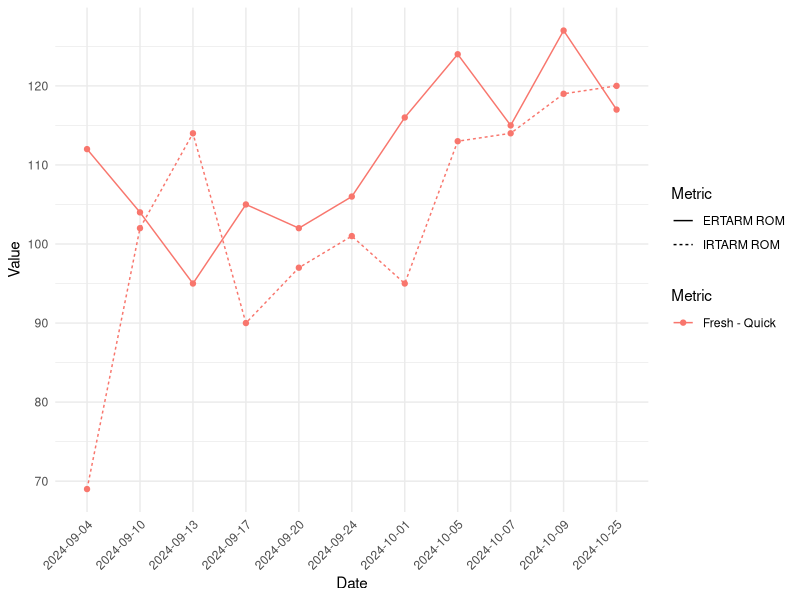
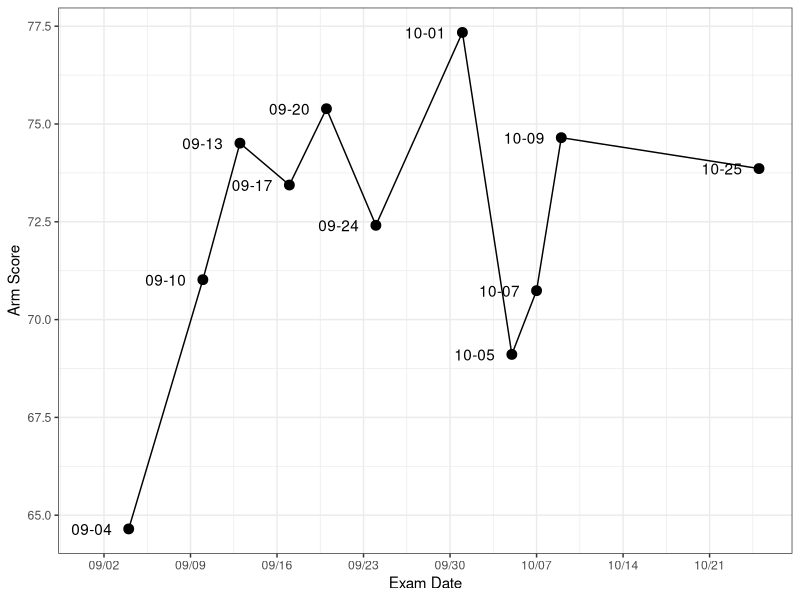
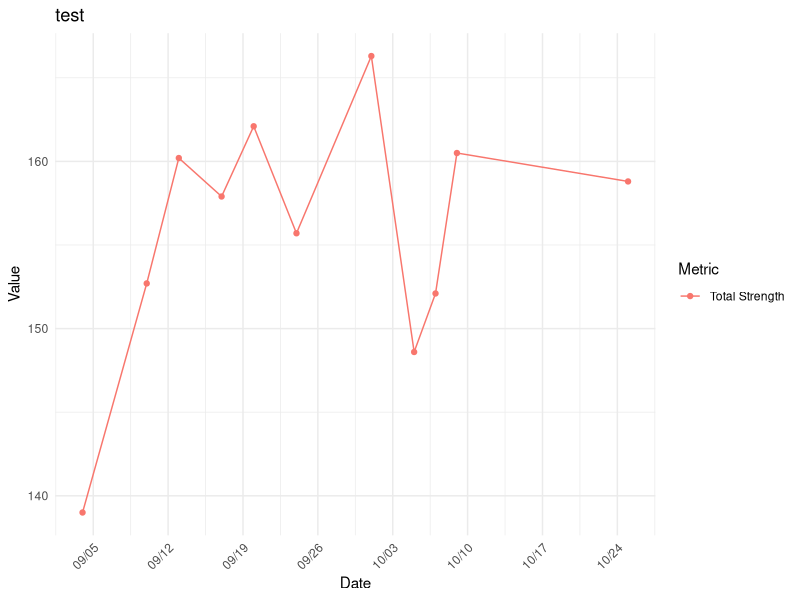

R code for these plots, in order: (Note: this script raises an error after producing the figures.)
library(readxl)
library(tidyverse)



data = read_xlsx("Daily Log 12-24-2024 2-21-48.xlsx", sheet = "All Data")

pitcher = filter(data, `Last Name` == "Mummert" )

Pitcher = pitcher %>% 
  filter(`Exam Type` == "Fresh - Quick") %>% 
  mutate(
    `Exam Date` = as.Date(`Exam Date`, format = "%m/%d/%Y")
  ) %>% arrange(`Exam Date`)
  
strength_num = 
Pitcher %>% group_by(`Exam Date`) %>% 
  summarise(`Total Strength`, `Total Strength Post`) %>% 
  arrange(`Exam Date`)

Arm.Data = Pitcher %>% 
  select(`Exam Date`, `Exam Type`, `IRTARM ROM`, `ERTARM ROM`, `FTARM ROM`) %>% 
  mutate(`Exam Date` = as.character(`Exam Date`))

arm_data = pivot_longer(Arm.Data, cols = c(`IRTARM ROM`, `ERTARM ROM`), names_to = "Metric", values_to = 'Score')

ggplot(arm_data, aes(x = `Exam Date`, y = Score, color = `Exam Type`, linetype = Metric, group = interaction(`Metric`, `Exam Type`))) +
  geom_line() +
  geom_point() +  # Optional: Add points for clarity
  #scale_x_date(date_labels = "%m/%d", date_breaks = '7 days') +
  labs(x = "Date", y = "Value", color = "Metric") +
  theme_minimal() +
  theme(axis.text.x = element_text(angle = 45, hjust = 1))

ggplot(Pitcher, aes(x = `Exam Date`)) +
  geom_point(aes(y = `Arm Score`), size = 3) +
  geom_text(aes(y = `Arm Score`, label = format(`Exam Date`, "%m-%d")), nudge_x = -3) +
  scale_x_date(date_labels = "%m/%d", date_breaks = '1 week') +
  geom_line(aes(y = `Arm Score`)) +
  theme_bw()


data_long = pivot_longer(strength_num, cols = c("Total Strength", 'Total Strength Post')) %>% na.omit()

ggplot(data_long, aes(x = `Exam Date`, y = value, group = name, color = name)) +
  geom_line() +
  geom_point() +  # Optional: Add points for clarity
  scale_x_date(date_labels = "%m/%d", date_breaks = '7 days') +
  labs(x = "Date", y = "Value", color = "Metric", title = "test") +
  theme_minimal() +
  theme(axis.text.x = element_text(angle = 45, hjust = 1))

PitcherArmStats = 
Pitcher %>% 
  summarise(
    "Avg Arm Score" = mean(`Arm Score`),
    "Avg Total Strength" = mean(`Total Strength`),
    "Avg IR Strength" = mean(`IRTARM RS`)*100,
    "Avg ER Strength" = mean(`ERTARM RS`)*100,
    "Avg Scaption Strength" = mean(`STARM RS`)*100
    )

#PitcherArmExams = 
  Pitcher %>% 
  group_by(`Exam Date`) %>% 
  summarise(`Arm Score`, `Total Strength`, `IRTARM RS`, `ERTARM RS`, `STARM RS`)

PitcherArmStats %>% kable(format = "html",  linesep = "", label = "Pitch Stats", align = 'c') %>%
  kable_styling(latex_options = "HOLD_position", position = "center", font_size = 20) %>% 
  column_spec(1, color = case_when(
    PitcherArmStats$`Avg Arm Score` > 70 ~ 'black',
    PitcherArmStats$`Avg Arm Score` > 50 ~ 'yellow',
    PitcherArmStats$`Avg Arm Score` <= 50 ~ 'red',
  )) %>% 
  column_spec(3, color = case_when(
    PitcherArmStats$`Avg IR Strength` > 20 ~ 'black',
    PitcherArmStats$`Avg IR Strength` == 20 ~ 'yellow',
    PitcherArmStats$`Avg IR Strength` < 20 ~ 'orange',
    PitcherArmStats$`Avg IR Strength` < 15 ~ 'red',
  )) %>% 
  column_spec(4, color = case_when(
    PitcherArmStats$`Avg ER Strength` > 20 ~ 'black',
    PitcherArmStats$`Avg ER Strength` == 20 ~ 'yellow',
    PitcherArmStats$`Avg ER Strength` < 20 ~ 'orange',
    PitcherArmStats$`Avg ER Strength` < 15 ~ 'red',
  )) %>% 
  column_spec(5, color = case_when(
    PitcherArmStats$`Avg Scaption Strength` > 15 ~ 'black',
    PitcherArmStats$`Avg Scaption Strength` == 15 ~ 'yellow',
    PitcherArmStats$`Avg Scaption Strength` < 15 ~ 'orange',
    PitcherArmStats$`Avg Scaption Strength` < 10 ~ 'red',
  ))

PitcherArmExams %>% kable(format = "html",  linesep = "", label = "Pitch Stats", align = 'c') %>%
  kable_styling(latex_options = "HOLD_position", position = "center", font_size = 20) %>% 
  column_spec(2, color = case_when(
    PitcherArmExams$`Arm Score` > 70 ~ 'black',
    PitcherArmExams$`Arm Score` > 50 ~ 'yellow',
    PitcherArmExams$`Arm Score` <= 50 ~ 'red',
  )) %>% 
  column_spec(4, color = case_when(
    PitcherArmExams$`IRTARM RS` > .20 ~ 'black',
    PitcherArmExams$`IRTARM RS` > .15 ~ 'orange',
    PitcherArmExams$`IRTARM RS` < .15 ~ 'red',
  )) %>% 
  column_spec(5, color = case_when(
    PitcherArmExams$`ERTARM RS` > 20 ~ 'black',
    PitcherArmExams$`ERTARM RS` == 20 ~ 'yellow',
    PitcherArmExams$`ERTARM RS` < 20 ~ 'orange',
    PitcherArmExams$`ERTARM RS` < 15 ~ 'red',
  )) %>% 
  column_spec(6, color = case_when(
    PitcherArmExams$`STARM RS` > 15 ~ 'black',
    PitcherArmExams$`STARM RS` == 15 ~ 'yellow',
    PitcherArmExams$`STARM RS` < 15 ~ 'orange',
    PitcherArmExams$`STARM RS` < 10 ~ 'red',
  ))

paste(data$`First Name`, data$`Last Name`) %>% unique()

